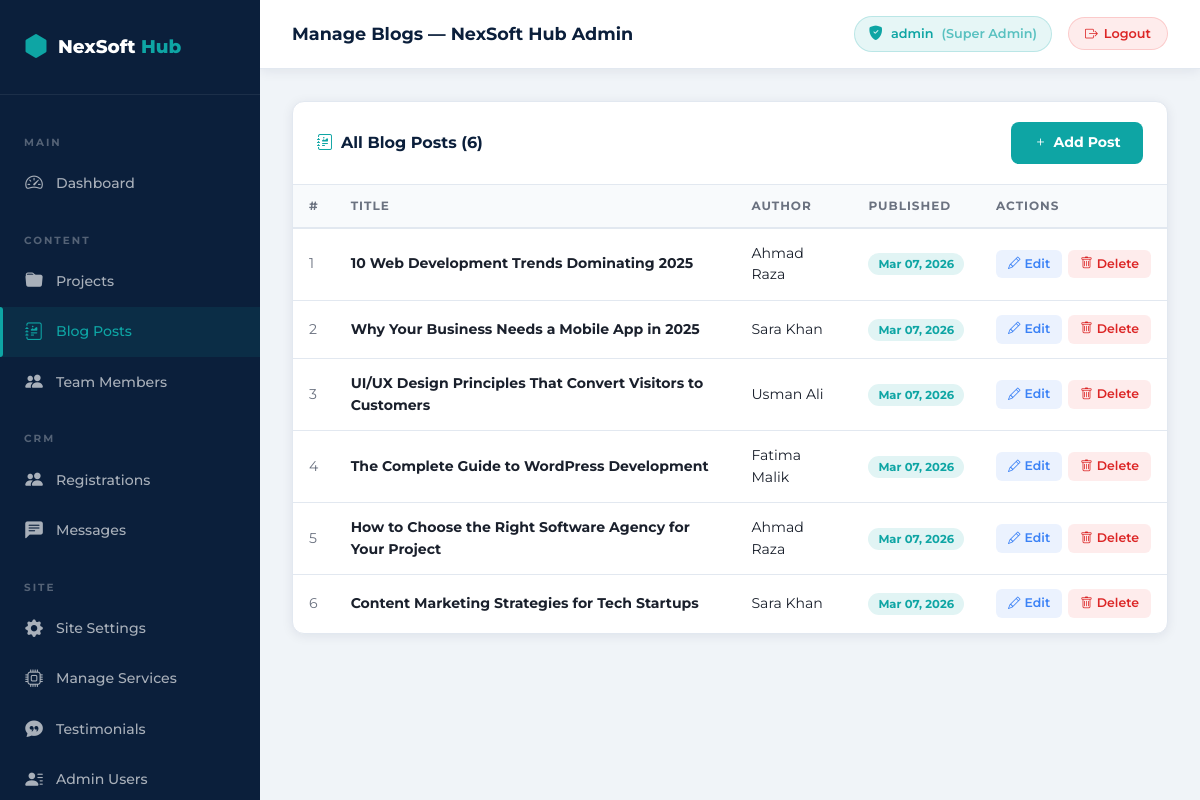
/admin/blogs.php (signed in), run on the app's committed database.
### tables this page shows
CREATE TABLE IF NOT EXISTS `blog_posts` (
  `id` int(11) NOT NULL AUTO_INCREMENT,
  `title` varchar(500) NOT NULL,
  `slug` varchar(500) NOT NULL,
  `content` longtext NOT NULL,
  `excerpt` text DEFAULT NULL,
  `featured_image` varchar(255) DEFAULT NULL,
  `author` varchar(100) NOT NULL DEFAULT 'NexSoft Hub',
  `created_at` timestamp NOT NULL DEFAULT CURRENT_TIMESTAMP,
  PRIMARY KEY (`id`),
  UNIQUE KEY `slug` (`slug`)
);

### admin/auth.php (called while the page is built, shortened)
<?php
function adminUrl(string $page = ''): string {
    return '/NexSoft/admin/' . ltrim($page, '/');
}

### admin/blogs.php (the view, shortened to what this page needs)
<?php
require_once __DIR__ . '/auth.php';
$db     = getDB();
$action = $_GET['action'] ?? 'list';
$editPost = null;
$posts = $db->query("SELECT id, title, author, created_at FROM blog_posts ORDER BY created_at DESC")->fetchAll();
require_once __DIR__ . '/layout-header.php';
?>
<?php if ($action === 'add' || $action === 'edit'): ?>
<div class="admin-card">
    <div class="admin-card-header">
        <span class="admin-card-title">
            <i class="bi bi-<?php echo $action==='add'?'plus-circle':'pencil'; ?> me-2" style="color:var(--secondary);"></i>
            <?php echo $action==='add' ? 'Add New Blog Post' : 'Edit Blog Post'; ?>
        </span>
        <a href="<?php echo adminUrl('blogs.php'); ?>" class="btn-action btn-view"><i class="bi bi-arrow-left"></i> Back</a>
    </div>
    <div class="admin-card-body">
        <form method="POST" enctype="multipart/form-data" class="admin-form">
            <input type="hidden" name="action" value="<?php echo $action; ?>">
            <?php if ($action === 'edit'): ?>
            <input type="hidden" name="id" value="<?php echo $editPost['id']; ?>">
            <?php endif; ?>
            <div class="row g-3">
                <div class="col-12">
                    <label>Title *</label>
                    <input type="text" name="title" class="form-control" required
                           value="<?php echo htmlspecialchars($editPost['title'] ?? $_POST['title'] ?? ''); ?>"
                           placeholder="e.g. 10 Web Development Trends in 2025">
                </div>
                <div class="col-md-6">
                    <label>Author</label>
                    <input type="text" name="author" class="form-control"
                           value="<?php echo htmlspecialchars($editPost['author'] ?? $_POST['author'] ?? 'NexSoft Hub'); ?>">
                </div>
                <div class="col-md-6">
                    <label>Featured Image (JPG/PNG/WebP)</label>
                    <?php if (!empty($editPost['featured_image'])): ?>
                    <div class="mb-2">
                        <img src="/NexSoft/assets/uploads/blogs/<?php echo htmlspecialchars($editPost['featured_image']); ?>"
                             class="img-preview" alt="Current">
                    </div>
                    <?php endif; ?>
                    <input type="file" name="featured_image" class="form-control" accept="image/*">
                </div>
                <div class="col-12">
                    <label>Excerpt (short summary for blog cards)</label>
                    <textarea name="excerpt" class="form-control" rows="2"
                              placeholder="Brief description shown in blog listings..."><?php echo htmlspecialchars($editPost['excerpt'] ?? $_POST['excerpt'] ?? ''); ?></textarea>
                </div>
                <div class="col-12">
                    <label>Content * (HTML allowed)</label>
                    <textarea name="content" class="form-control" rows="12" required
                              placeholder="Write your blog post content here. You can use HTML tags like &lt;h2&gt;, &lt;p&gt;, &lt;ul&gt;, etc."><?php echo htmlspecialchars($editPost['content'] ?? $_POST['content'] ?? ''); ?></textarea>
                    <small style="color:var(--text-muted);">HTML is supported: &lt;h2&gt;, &lt;h3&gt;, &lt;p&gt;, &lt;ul&gt;, &lt;li&gt;, &lt;strong&gt;, &lt;em&gt;, etc.</small>
                </div>
                <div class="col-12 pt-2">
                    <button type="submit" class="btn-admin-primary">
                        <i class="bi bi-<?php echo $action==='add'?'send':'save'; ?>"></i>
                        <?php echo $action==='add' ? 'Publish Post' : 'Update Post'; ?>
                    </button>
                    <a href="<?php echo adminUrl('blogs.php'); ?>" class="btn-admin-secondary ms-2">Cancel</a>
                </div>
            </div>
        </form>
    </div>
</div>
<?php else: ?>
<div class="admin-card">
    <div class="admin-card-header">
        <span class="admin-card-title"><i class="bi bi-journal-richtext me-2" style="color:var(--secondary);"></i>All Blog Posts (<?php echo count($posts); ?>)</span>
        <a href="<?php echo adminUrl('blogs.php?action=add'); ?>" class="btn-admin-primary">
            <i class="bi bi-plus"></i> Add Post
        </a>
    </div>
    <div class="table-wrap">
        <table class="admin-table">
            <thead><tr><th>#</th><th>Title</th><th>Author</th><th>Published</th><th>Actions</th></tr></thead>
            <tbody>
                <?php if (empty($posts)): ?>
                <tr><td colspan="5" style="text-align:center;padding:3rem;color:var(--text-muted);">
                    <i class="bi bi-journal-x" style="font-size:2rem;display:block;margin-bottom:0.5rem;"></i>
                    No posts yet. <a href="<?php echo adminUrl('blogs.php?action=add'); ?>" style="color:var(--secondary);">Add your first post.</a>
                </td></tr>
                <?php else: ?>
                <?php foreach($posts as $i => $post): ?>
                <tr>
                    <td style="color:var(--text-muted);"><?php echo $i+1; ?></td>
                    <td><strong><?php echo htmlspecialchars(mb_strimwidth($post['title'], 0, 70, '...')); ?></strong></td>
                    <td><?php echo htmlspecialchars($post['author']); ?></td>
                    <td><span class="badge-teal"><?php echo date('M d, Y', strtotime($post['created_at'])); ?></span></td>
                    <td>
                        <div style="display:flex;gap:6px;">
                            <a href="<?php echo adminUrl('blogs.php?action=edit&id=' . $post['id']); ?>" class="btn-action btn-edit"><i class="bi bi-pencil"></i> Edit</a>
                            <form method="POST" style="display:inline;">
                                <button type="submit" class="btn-action btn-delete confirm-delete"><i class="bi bi-trash"></i> Delete</button>
                            </form>
                        </div>
                    </td>
                </tr>
                <?php endforeach; ?>
                <?php endif; ?>
            </tbody>
        </table>
    </div>
</div>
<?php endif; ?>
<?php require_once __DIR__ . '/layout-footer.php'; ?>

### assets/css/admin.css (style rules this page uses)
:root { --primary: #0B1F3B; --primary-light: #132d54; --secondary: #0EA5A4; --secondary-dark: #0a8f8e; --white: #ffffff; --bg: #f0f4f8; --bg-dark: #040d1a; --text: #1a202c; --text-muted: #6b7280; --border: #e2e8f0; --shadow: 0 2px 12px rgba(11, 31, 59, 0.08); --shadow-lg: 0 8px 30px rgba(11, 31, 59, 0.12); --radius: 12px; --radius-sm: 8px; --sidebar-width: 260px; --font: 'Montserrat', sans-serif; --transition: all 0.25s ease; }
*, *::before, *::after { box-sizing: border-box; margin: 0; padding: 0; }
body { font-family: var(--font); background: var(--bg); color: var(--text); min-height: 100vh; }
a { text-decoration: none; color: inherit; }
.admin-card { background: var(--white); border-radius: var(--radius); border: 1px solid var(--border); overflow: hidden; box-shadow: var(--shadow); }
.admin-card-header { padding: 1.25rem 1.5rem; border-bottom: 1px solid var(--border); display: flex; align-items: center; justify-content: space-between; }
.admin-card-title { font-size: 1rem; font-weight: 700; color: var(--primary); }
.admin-table { width: 100%; border-collapse: collapse; font-size: 0.88rem; }
.admin-table thead tr { background: #f8fafc; }
.admin-table th { padding: 0.75rem 1rem; text-align: left; font-size: 0.75rem; font-weight: 700; text-transform: uppercase; letter-spacing: 1px; color: var(--text-muted); border-bottom: 2px solid var(--border); white-space: nowrap; }
.admin-table td { padding: 0.9rem 1rem; border-bottom: 1px solid var(--border); color: var(--text); vertical-align: middle; }
.admin-table tbody tr:last-child td { border-bottom: none; }
.table-wrap { overflow-x: auto; }
.badge-teal { background: rgba(14, 165, 164, 0.12); color: var(--secondary); font-size: 0.72rem; font-weight: 700; padding: 4px 10px; border-radius: 50px; white-space: nowrap; }
.btn-action { display: inline-flex; align-items: center; gap: 4px; padding: 5px 12px; border-radius: 6px; font-size: 0.78rem; font-weight: 600; font-family: var(--font); border: none; cursor: pointer; transition: var(--transition); text-decoration: none; }
.btn-edit { background: rgba(59, 130, 246, 0.1); color: #3b82f6; }
.btn-delete { background: rgba(239, 68, 68, 0.1); color: #dc2626; }
.btn-admin-primary { display: inline-flex; align-items: center; gap: 6px; background: var(--secondary); color: white; border: none; border-radius: var(--radius-sm); padding: 0.65rem 1.4rem; font-size: 0.88rem; font-weight: 700; font-family: var(--font); transition: var(--transition); cursor: pointer; }

### data on the page
blog_posts: title "10 Web Development Trends Dominating 2025", author "Ahmad Raza", created_at "Mar 07, 2026"
blog_posts: title "Why Your Business Needs a Mobile App in 2025", author "Sara Khan", created_at "Mar 07, 2026"
blog_posts: title "UI/UX Design Principles That Convert Visitors to Customers", author "Usman Ali", created_at "Mar 07, 2026"
blog_posts: title "The Complete Guide to WordPress Development", author "Fatima Malik", created_at "Mar 07, 2026"
blog_posts: title "How to Choose the Right Software Agency for Your Project", author "Ahmad Raza", created_at "Mar 07, 2026"
blog_posts: title "Content Marketing Strategies for Tech Startups", author "Sara Khan", created_at "Mar 07, 2026"

### other printed values
$pageTitle "Manage Blogs — NexSoft Hub Admin"
adminUsername() "admin"
adminRoleLabel() "Super Admin"
count($posts) "6"
